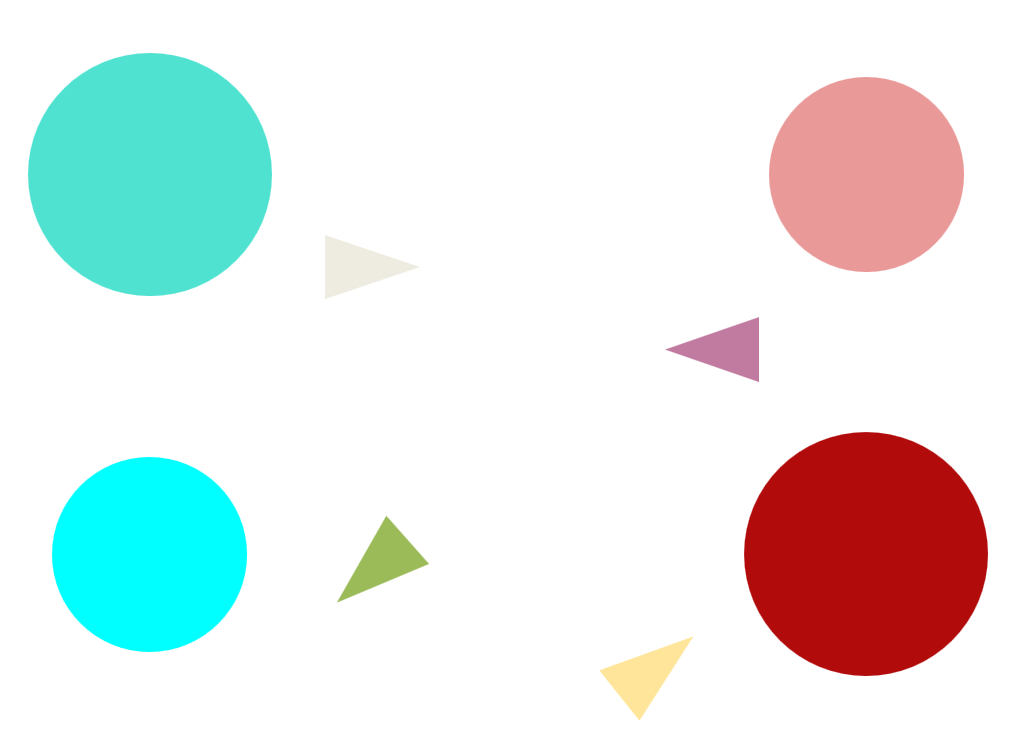
#> input picture NacALPython/PrintNac.png, 1010 x 742 px
$ jupyter execute NacJupyter.ipynb   (shell and % lines are left out)
#> lines starting #> are read from the running program, lines starting #| are printed output that depends on the picture; after the words box and inside, x2 and y2 are one past the last pixel; in counts of white or black regions, pixels touching at a corner belong together
[cell 1]
import cv2
from matplotlib import pyplot as plt
import numpy as np
import math

imagem = cv2.imread("PrintNac.png")
#> imagem is the input picture: shape (742, 1010, 3); mean B, G, R 231.2, 232.9, 227.5

imagem_rgb = cv2.cvtColor(imagem, cv2.COLOR_BGR2RGB)
imagem_hsv = cv2.cvtColor(imagem, cv2.COLOR_BGR2HSV)
#> imagem_hsv: shape (742, 1010, 3); mean H, S, V 10.1, 40.2, 246.9

red_lower_hsv = np.array([170, 11, 11])
red_upper_hsv = np.array([177, 15, 15])

blue_lower_hsv = np.array([75, 225, 200])
blue_upper_hsv = np.array([85, 230, 208])

Red = cv2.inRange(imagem_rgb, red_lower_hsv, red_upper_hsv)
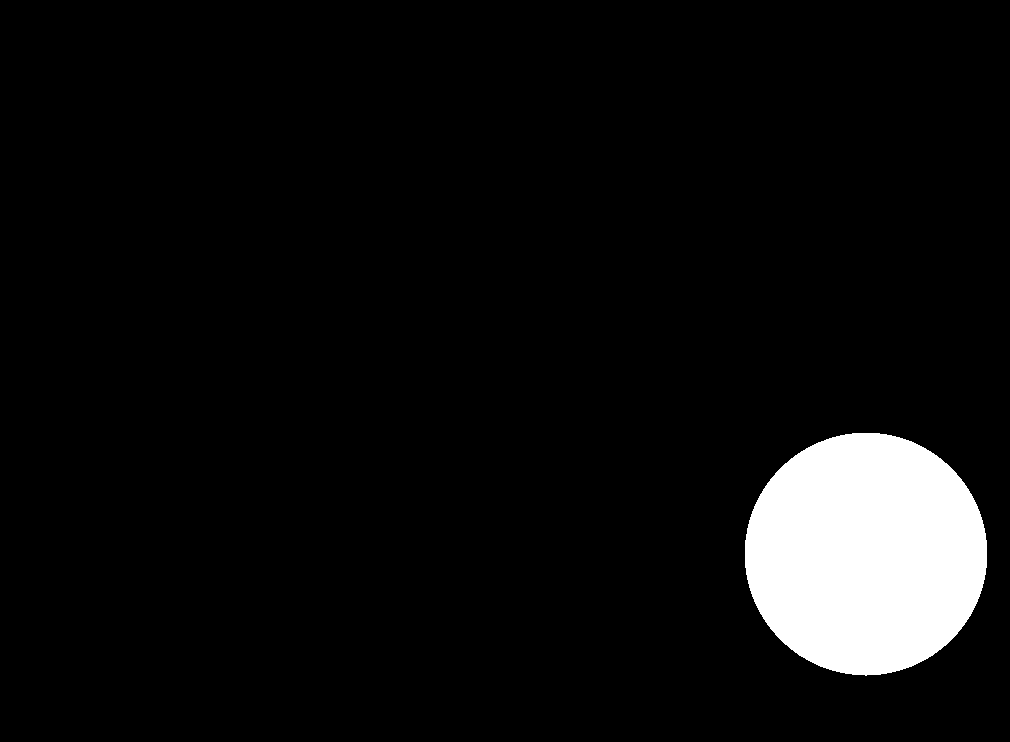
#> Red: shape (742, 1010); 6.2% white; 1 white region, box (x1, y1, x2, y2) and area: (745, 433, 987, 676) 46202
Blue = cv2.inRange(imagem_rgb, blue_lower_hsv, blue_upper_hsv)
#> Blue: shape (742, 1010); 6.1% white; 1 white region, box (x1, y1, x2, y2) and area: (28, 53, 272, 296) 46037

imagem_2 = Red + Blue
#> imagem_2: shape (742, 1010); 12.3% white; 2 white regions


fig = plt.figure(figsize=(20,20))
plt.subplot(1, 2, 1)
plt.imshow(imagem_rgb)
plt.subplot(1, 2, 2)
plt.axis('off')
plt.imshow(imagem_2 , cmap="Greys_r", vmin=0, vmax=255)
plt.show()
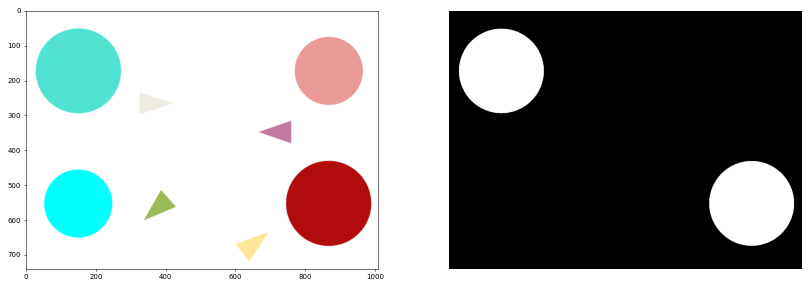
#> figure drawn by matplotlib, 2 panels

[cell 2]
contornos, _ = cv2.findContours(Red, cv2.RETR_TREE, cv2.CHAIN_APPROX_SIMPLE)
#> contornos = 1 contour; box (x1, y1, x2, y2) and area: (745, 433, 987, 676) 45859
mascara1= cv2.cvtColor(Red, cv2.COLOR_GRAY2RGB)
#> mascara1: shape (742, 1010, 3); 6.2% white; 1 white region
contorno_masck1 = mascara1.copy()

cv2.drawContours(contorno_masck1, contornos, -1, [0, 255, 0], 10);


plt.figure(figsize=(8,6));


cnt = contornos[0]
#> cnt = contour of 348 points, box (x1, y1, x2, y2) (745, 433, 987, 676), area 45859

M = cv2.moments(cnt)
#> M = moments, m00 45859, centre m10/m00, m01/m00 = (865.5, 553.5)

cx = int(M['m10']/M['m00'])
#> cx = 865
cy = int(M['m01']/M['m00'])
#> cy = 553

bx1 = cx
#> bx1 = 865
by1 = cy
#> by1 = 553

size = 20
color = (128,128,0)


cv2.line(contorno_masck1,(cx - size,cy),(cx + size,cy),color,5)
cv2.line(contorno_masck1,(cx,cy - size),(cx, cy + size),color,5)
#> contorno_masck1: shape (742, 1010, 3); mean B, G, R 14.1, 17, 14


font = cv2.FONT_HERSHEY_SIMPLEX
text = cy , cx
#> text = (553, 865)
origem = (775,520)

cv2.putText(contorno_masck1, str(text), origem, font,1,(200,50,0),2,cv2.LINE_AA)
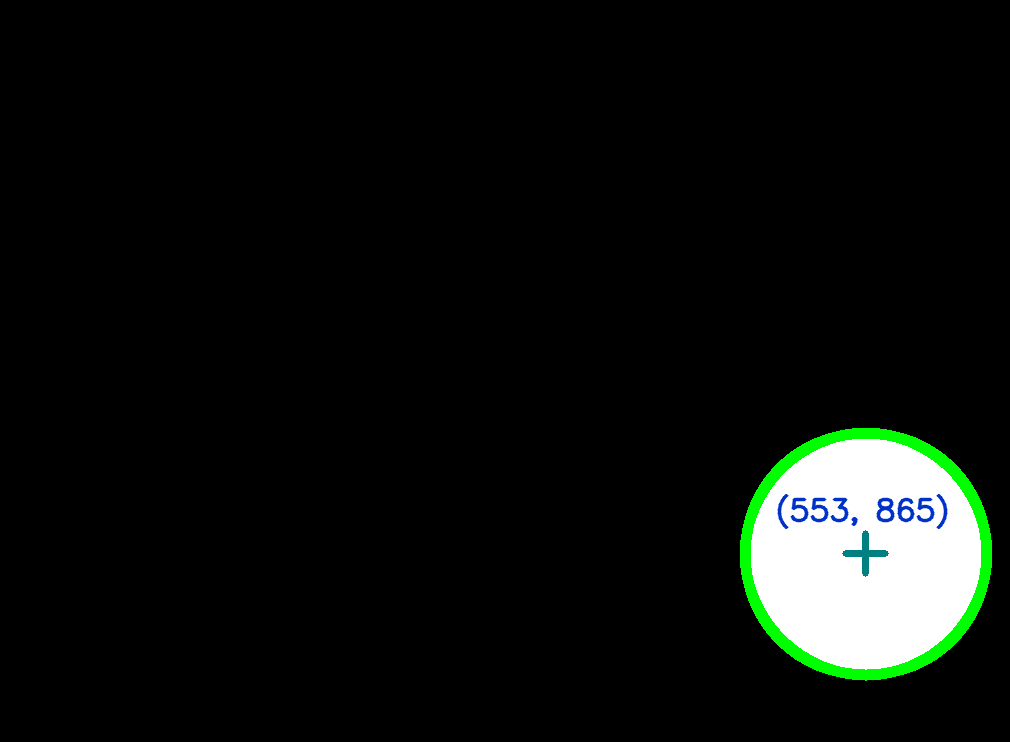
#> contorno_masck1: shape (742, 1010, 3); mean B, G, R 14, 16.6, 13.4


contornos, _ = cv2.findContours(Blue, cv2.RETR_TREE, cv2.CHAIN_APPROX_SIMPLE)
#> contornos = 1 contour; box (x1, y1, x2, y2) and area: (28, 53, 272, 296) 45695
mascara2 = cv2.cvtColor(Blue, cv2.COLOR_GRAY2RGB)
contorno_masck2 = mascara2.copy()
cv2.drawContours(contorno_masck2, contornos, -1, [0, 255, 0], 10);

plt.figure(figsize=(8,6));
plt.imshow(contorno_masck2);

cnt = contornos[0]
#> cnt = contour of 348 points, box (x1, y1, x2, y2) (28, 53, 272, 296), area 45695

M = cv2.moments(cnt)
#> M = moments, m00 45695, centre m10/m00, m01/m00 = (149.5, 174)

cx = int(M['m10']/M['m00'])
#> cx = 149
cy = int(M['m01']/M['m00'])
#> cy = 174

bx2 = cx
#> bx2 = 149
by2 = cy
#> by2 = 174

size = 20
color = (128,128,0)


cv2.line(contorno_masck2,(cx - size,cy),(cx + size,cy),color,5)
cv2.line(contorno_masck2,(cx,cy - size),(cx, cy + size),color,5)
#> contorno_masck2: shape (742, 1010, 3); mean B, G, R 14, 17, 13.9


font = cv2.FONT_HERSHEY_SIMPLEX
text = cy , cx
#> text = (174, 149)
origem = (65,120)

cv2.putText(contorno_masck2, str(text), origem, font,1,(200,50,0),2,cv2.LINE_AA)
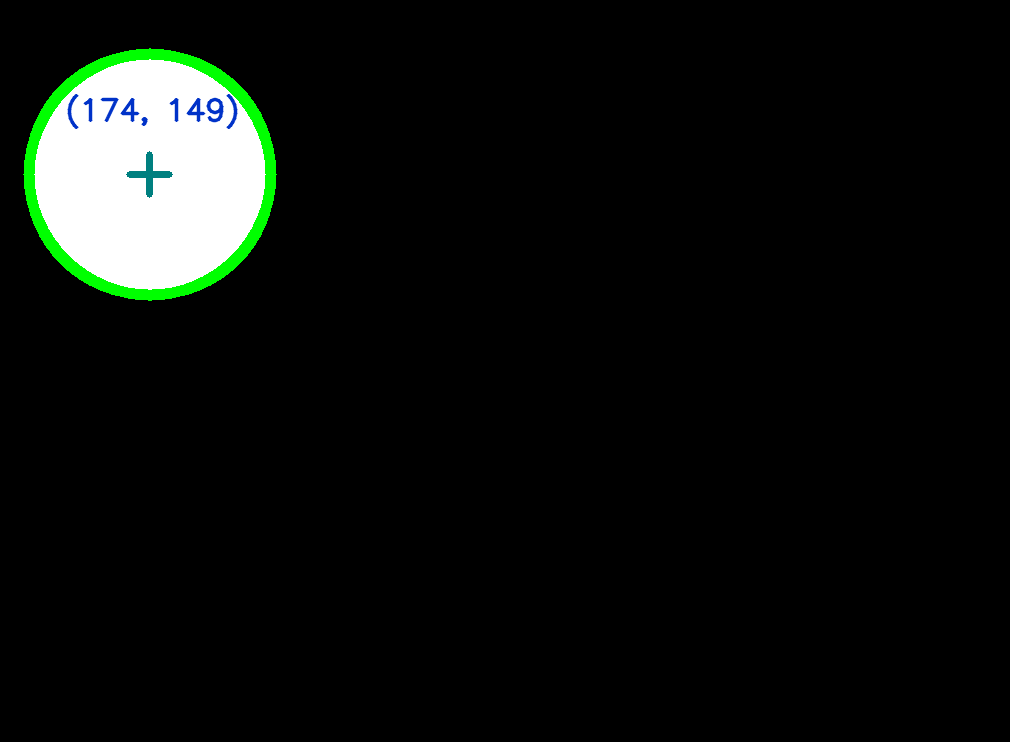
#> contorno_masck2: shape (742, 1010, 3); mean B, G, R 13.9, 16.6, 13.5


img_completa = contorno_masck1 + contorno_masck2
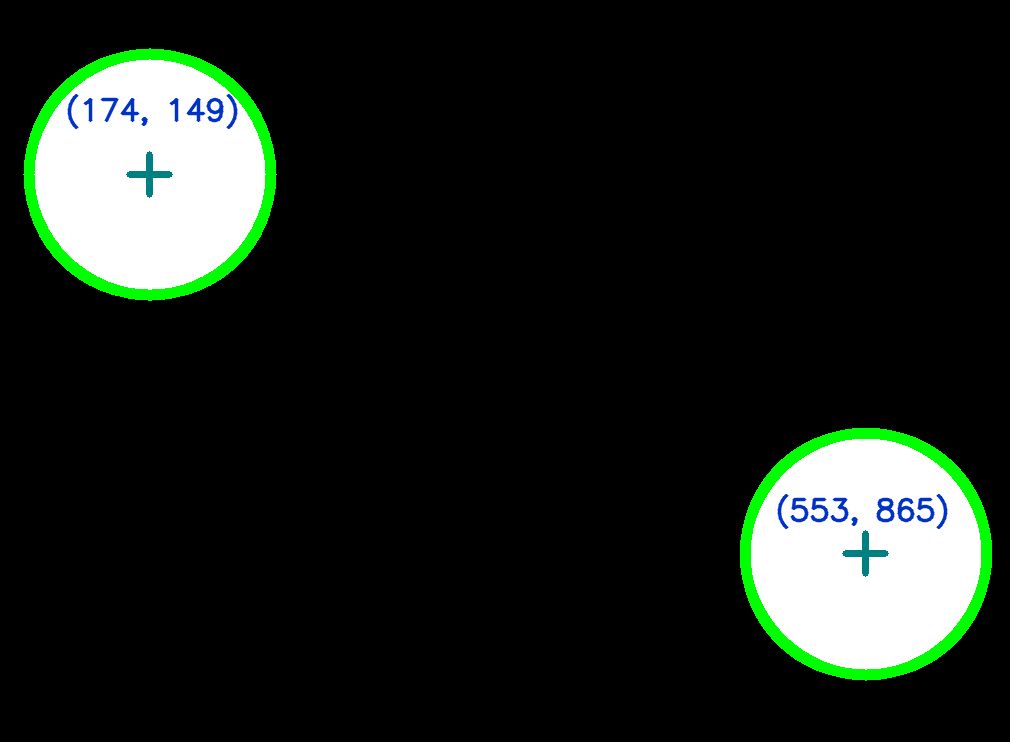
#> img_completa: shape (742, 1010, 3); mean B, G, R 27.9, 33.2, 27
plt.imshow(img_completa);
#> figure, not shown here; B, G, R data is drawn as R, G, B

[cell 3]
linha = (255, 0, 0)
cv2.line(img_completa, (bx1, by1), (bx2, by2), linha, 5)
plt.imshow(img_completa)


angulo = math.atan2(by1 - by2, bx1 - bx2)
#> angulo = 0.487
tangente = math.tan(angulo)
#> tangente = 0.529

origem = (300,400)

cv2.putText(img_completa, str(math.degrees(angulo)), origem, font,1,(255,255,255),2,cv2.LINE_AA)
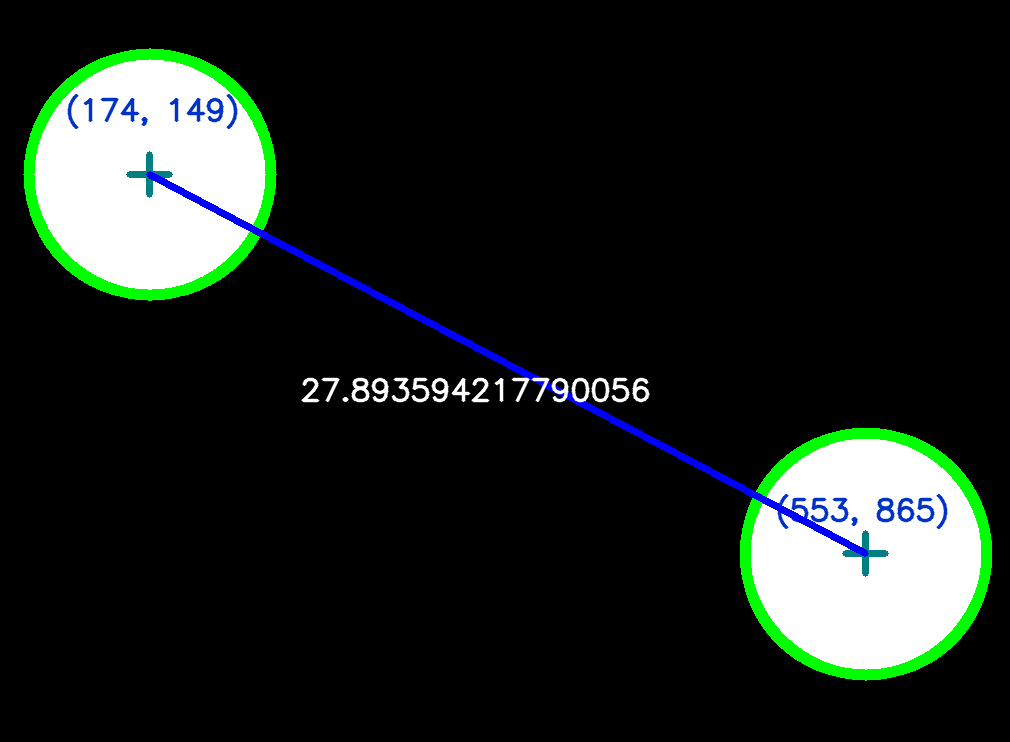
#> img_completa: shape (742, 1010, 3); mean B, G, R 30.3, 33.7, 27.5
plt.imshow(img_completa)
#> figure, not shown here; B, G, R data is drawn as R, G, B
